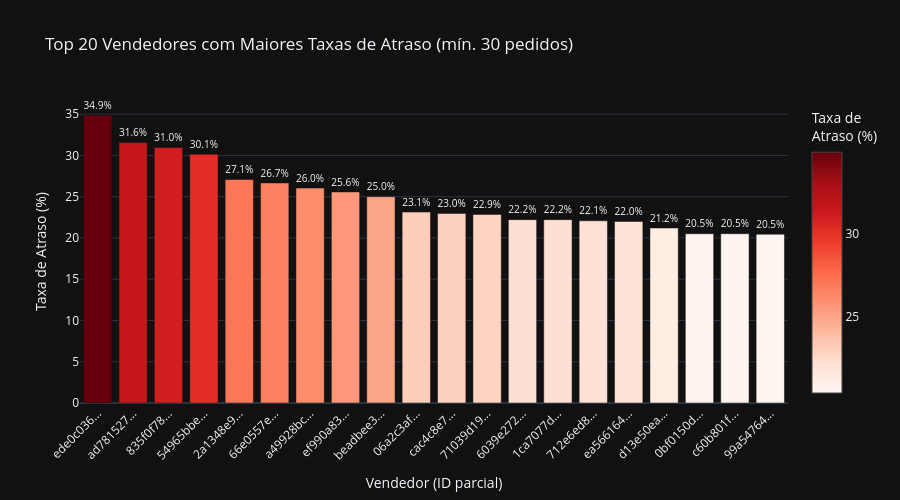

Write notebook code for a chart like this one.
### Markdown cell above
## 4. Top 20 Vendedores com Maiores Taxas de Atraso

Filtramos vendedores com volume mínimo de 30 pedidos para evitar ruído estatístico.

### Code cell
min_orders = 30
sellers_vol = seller_metrics[seller_metrics["total_orders"] >= min_orders].copy()
sellers_vol = sellers_vol.sort_values("delay_rate", ascending=False)

top20 = sellers_vol.head(20)

fig = go.Figure()
fig.add_trace(go.Bar(
    x=top20["seller_id"].str[:8] + "...",
    y=top20["delay_rate"] * 100,
    marker=dict(
        color=top20["delay_rate"] * 100,
        colorscale="Reds",
        showscale=True,
        colorbar=dict(title="Taxa de<br>Atraso (%)"),
    ),
    text=top20["delay_rate"].apply(lambda x: f"{x*100:.1f}%"),
    textposition="outside",
))
fig.update_layout(
    title=f"Top 20 Vendedores com Maiores Taxas de Atraso (mín. {min_orders} pedidos)",
    template="plotly_dark", height=500,
    xaxis_title="Vendedor (ID parcial)", yaxis_title="Taxa de Atraso (%)",
    xaxis_tickangle=-45,
)
fig.show()

### Figure 1 — Plotly figure (JSON) as saved in the notebook; plotly's stock layout.template omitted (floating-point values rounded to 4 significant figures)
{"data": [{"marker": {"color": [34.88, 31.58, 30.95, 30.14, 27.08, 26.67, 26.04, 25.58, 25.0, 23.14, 22.97, 22.86, 22.22, 22.22, 22.08, 22.0, 21.21, 20.51, 20.51, 20.45], "colorbar": {"title": {"text": "Taxa de<br>Atraso (%)"}}, "colorscale": [[0.0, "rgb(255,245,240)"], [0.125, "rgb(254,224,210)"], [0.25, "rgb(252,187,161)"], [0.375, "rgb(252,146,114)"], [0.5, "rgb(251,106,74)"], [0.625, "rgb(239,59,44)"], [0.75, "rgb(203,24,29)"], [0.875, "rgb(165,15,21)"], [1.0, "rgb(103,0,13)"]], "showscale": true}, "text": ["34.9%", "31.6%", "31.0%", "30.1%", "27.1%", "26.7%", "26.0%", "25.6%", "25.0%", "23.1%", "23.0%", "22.9%", "22.2%", "22.2%", "22.1%", "22.0%", "21.2%", "20.5%", "20.5%", "20.5%"], "textposition": "outside", "type": "bar", "x": ["ede0c036...", "ad781527...", "835f0f78...", "54965bbe...", "2a1348e9...", "66e0557e...", "a49928bc...", "ef990a83...", "beadbee3...", "06a2c3af...", "cac4c8e7...", "71039d19...", "6039e272...", "1ca7077d...", "712e6ed8...", "ea566164...", "d13e50ea...", "0bf0150d...", "c60b801f...", "99a54764..."], "y": [34.88, 31.58, 30.95, 30.14, 27.08, 26.67, 26.04, 25.58, 25.0, 23.14, 22.97, 22.86, 22.22, 22.22, 22.08, 22.0, 21.21, 20.51, 20.51, 20.45]}], "layout": {"height": 500, "title": {"text": "Top 20 Vendedores com Maiores Taxas de Atraso (mín. 30 pedidos)"}, "xaxis": {"tickangle": -45, "title": {"text": "Vendedor (ID parcial)"}}, "yaxis": {"title": {"text": "Taxa de Atraso (%)"}}}}
